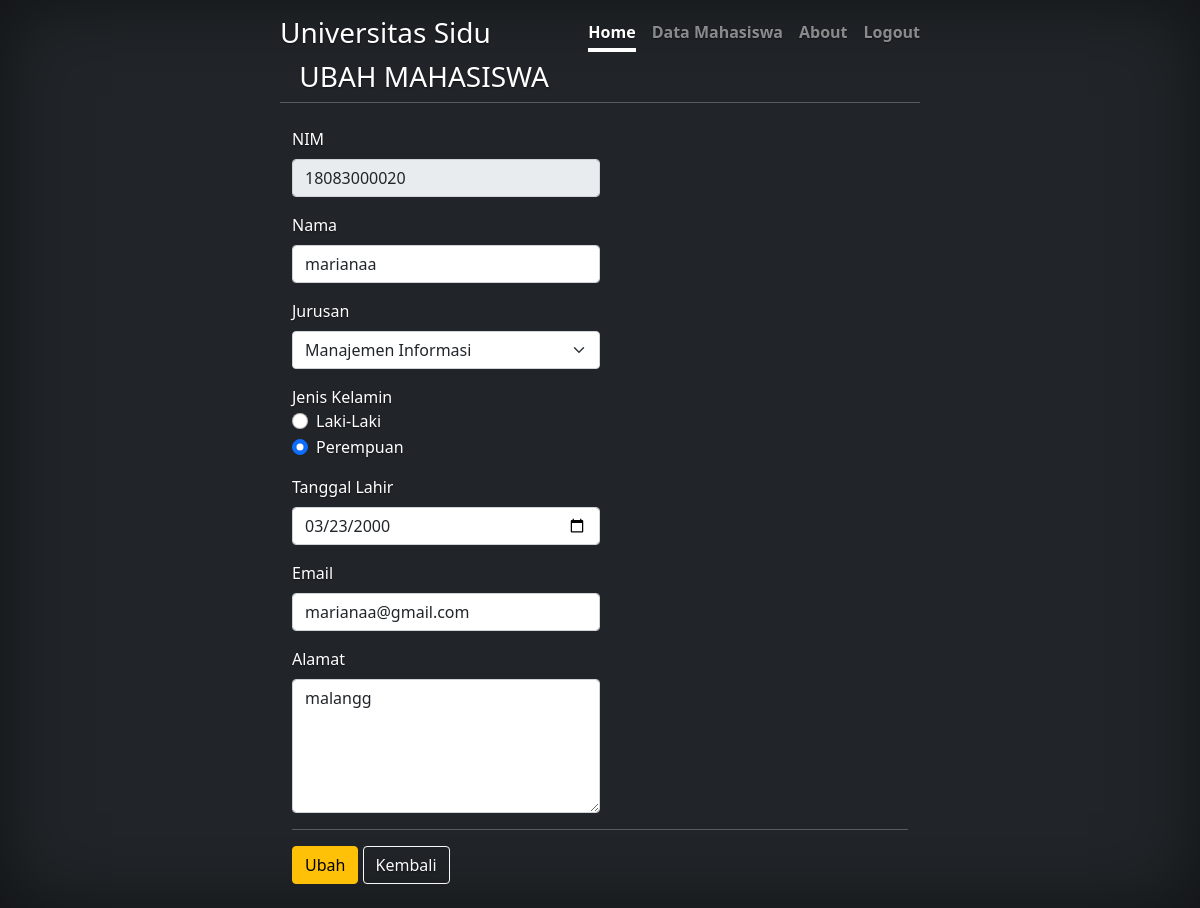
/ubah.php?nim=18083000020, run on the app's committed database.
### tables this page shows
CREATE TABLE `mahasiswaa` (
  `nim` varchar(50) NOT NULL,
  `nama` varchar(100) NOT NULL,
  `jurusan` enum('Sistem Informasi','Hukum','Psikologi','Manajemen Informasi') NOT NULL,
  `jeniskelamin` enum('Laki-Laki','Perempuan') NOT NULL,
  `tgllahir` date NOT NULL,
  `email` varchar(100) NOT NULL,
  `alamat` varchar(200) NOT NULL
);

### koneksi.php (called while the page is built, shortened)
<?php
$koneksi = mysqli_connect("localhost", "root", "", "crud");
function query($query)
{
    global $koneksi;
    $result = mysqli_query($koneksi, $query);
    $rows = [];
    while ($row = mysqli_fetch_assoc($result)) {
        $rows[] = $row;
    }
    return $rows;
}

### ubah.php (the view, shortened to what this page needs)
<?php
require 'koneksi.php';
$nim = $_GET['nim'];
$mahasiswa = query("SELECT * FROM mahasiswaa WHERE nim = $nim")[0];
?>
<!DOCTYPE html>
<html lang="en">
<head>
    <link href="https://cdn.jsdelivr.net/npm/bootstrap@5.1.3/dist/css/bootstrap.min.css" rel="stylesheet">
    <link rel="stylesheet" href="cover.css">
</head>
<link href="/docs/5.1/dist/css/bootstrap.min.css" rel="stylesheet">
    <link href="cover.css" rel="stylesheet">
  </head>
  <body class="text-white bg-dark">
<div class="cover-container d-flex w-100 h-100 p-3 mx-auto flex-column">
  <header class="mb-auto">
    <div>
      <h3 class="float-md-start mb-0">Universitas Sidu</h3>
      <nav class="nav nav-masthead justify-content-center float-md-end">
        <a class="nav-link active" aria-current="page" href="indexadmin.php">Home</a>
        <a class="nav-link" href="dataadmin.php">Data Mahasiswa</a>
        <a class="nav-link" href="#">About</a>
        <a class="nav-link" href="logout">Logout</a>
      </nav>
    </div>
  </header>
    <div class="container">
        <div class="row my-2">
            <div class="col-md">
                <h3 class="fw-light text-uppercase"><i class="bi bi-pencil-square"></i>&nbsp;Ubah Mahasiswa</h3>
            </div>
            <hr>
        </div>
        <div class="row my-2">
            <div class="col-md">
                <form action="" method="post" enctype="multipart/form-data">
                    <div class="mb-3">
                        <label for="nim" class="form-label">NIM</label>
                        <input type="number" class="form-control w-50" id="nim" value="<?= $mahasiswa['nim']; ?>" name="nim" readonly>
                    </div>
                    <div class="mb-3">
                        <label for="nama" class="form-label">Nama</label>
                        <input type="text" class="form-control w-50" id="nama" value="<?= $mahasiswa['nama']; ?>" name="nama" autocomplete="off" required>
                    </div>
                    <div class="mb-3">
                        <label for="jurusan" class="form-label">Jurusan</label>
                        <select class="form-select w-50" id="jurusan" name="jurusan">
                            <option value="Manajemen Informasi" <?php if ($mahasiswa['jurusan'] == 'Manajemen Informasi') { ?> selected='' <?php } ?>>Manajemen Informasi</option>
                        </select>
                    </div>
                    <div class="mb-3">
                        <label>Jenis Kelamin</label>
                        <div class="form-check">
                            <input class="form-check-input" type="radio" name="jeniskelamin" id="Laki-Laki" value="Laki-Laki" <?php if ($mahasiswa['jeniskelamin'] == 'Laki-Laki') { ?> checked='' <?php } ?>>
                            <label class="form-check-label" for="Laki-Laki">Laki-Laki</label>
                        </div>
                        <div class="form-check">
                            <input class="form-check-input" type="radio" name="jeniskelamin" id="Perempuan" value="Perempuan" <?php if ($mahasiswa['jeniskelamin'] == 'Perempuan') { ?> checked='' <?php } ?>>
                            <label class="form-check-label" for="Perempuan">Perempuan</label>
                        </div>
                    </div>
                    <div class="mb-3">
                        <label for="tgllahir" class="form-label">Tanggal Lahir</label>
                        <input type="date" class="form-control w-50" id="tgllahir" value="<?= $mahasiswa['tgllahir']; ?>" name="tgllahir" autocomplete="off" required>
                    </div>
                    <div class="mb-3">
                        <label for="email" class="form-label">Email</label>
                        <input type="email" class="form-control w-50" id="email" value="<?= $mahasiswa['email']; ?>" name="email" autocomplete="off" required>
                    </div>
                    <div class="mb-3">
                        <label for="alamat" class="form-label">Alamat</label>
                        <textarea class="form-control w-50" id="alamat" rows="5" name="alamat" autocomplete="off"><?= $mahasiswa['alamat']; ?></textarea>
                    </div>
                    <hr>
                    <button type="submit" class="btn btn-warning" name="ubah">Ubah</button>
                    <a href="dataadmin.php" class="btn btn-outline-light">Kembali</a>
                </form>
            </div>
        </div>
    </div>
</body>
</html>

### cover.css (style rules this page uses)
body { text-shadow: 0 .05rem .1rem rgba(0, 0, 0, .5); box-shadow: inset 0 0 5rem rgba(0, 0, 0, .5); }
.cover-container { max-width: 42em; }
.nav-masthead .nav-link { padding: .25rem 0; font-weight: 700; color: rgba(255, 255, 255, .5); background-color: transparent; border-bottom: .25rem solid transparent; }
.nav-masthead .nav-link + .nav-link { margin-left: 1rem; }
.nav-masthead .active { color: #fff; border-bottom-color: #fff; }

### data on the page
mahasiswaa: nim "18083000020", nama "marianaa", jurusan "Manajemen Informasi", jeniskelamin "☐ Laki-Laki", jeniskelamin "☑ Perempuan", tgllahir "03/23/2000", email "marianaa@gmail.com", alamat "malangg"
